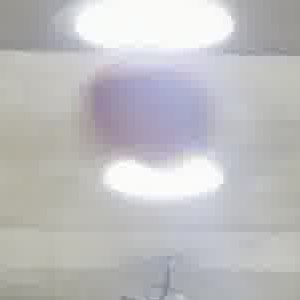
#> input picture src/images/basketball_crop.jpg, 300 x 300 px
$ python assignment02.py
#> lines starting #> are read from the running program, lines starting #| are printed output that depends on the picture; after the words box and inside, x2 and y2 are one past the last pixel; in counts of white or black regions, pixels touching at a corner belong together
import os
import cv2
import numpy as np
import matplotlib.pyplot as plt

# src찾기
image_folder = os.path.join(os.path.dirname(os.path.abspath(__file__)), "..", "src", "images")

# ===== 앞 준비: 농구공 이미지 불러오기 + LAB CLAHE 마스크 (TODO셀 실행하기 위해) =====
lower_basketball_lab = np.array([70, 130, 70])
upper_basketball_lab = np.array([180, 230, 185])

basketball = cv2.imread(os.path.join(image_folder, "basketball_crop.jpg"))
#> basketball is the input picture: shape (300, 300, 3); mean B, G, R 191.8, 190.1, 190.6

basketball_lab = cv2.cvtColor(basketball, cv2.COLOR_BGR2LAB)
#> basketball_lab: shape (300, 300, 3); mean of channels 0, 1, 2 196.5, 128.6, 127.2
l, a, b = cv2.split(basketball_lab)
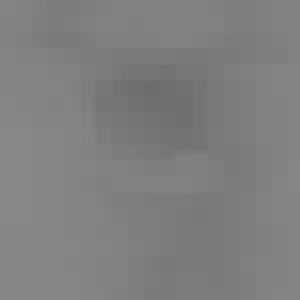
#> b: shape (300, 300); min 109, max 136, mean 127.2

clahe = cv2.createCLAHE(clipLimit=3.0, tileGridSize=(8, 8))
l_clahe_enhanced = clahe.apply(l)
basketball_enhanced_lab = cv2.merge((l_clahe_enhanced, a, b))
#> basketball_enhanced_lab: shape (300, 300, 3); mean of channels 0, 1, 2 182.8, 128.6, 127.2

mask_enhanced = cv2.inRange(basketball_enhanced_lab, lower_basketball_lab, upper_basketball_lab)
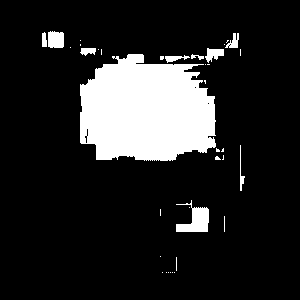
#> mask_enhanced: shape (300, 300); 14.7% white; 37 white regions (27 under 20 px), largest, box (x1, y1, x2, y2) and area: (80, 54, 216, 161) 11671, (176, 200, 209, 232) 560, (48, 31, 64, 48) 253
basketball_enhanced_rgb = cv2.cvtColor(basketball_enhanced_lab, cv2.COLOR_LAB2RGB)

# ===== 과제 셀 =====


# TODO: Morphological operation을 적용하여 최종 binary mask 생성
kernel = cv2.getStructuringElement(cv2.MORPH_ELLIPSE, (5, 5))
ball_mask_opened = cv2.morphologyEx(mask_enhanced, cv2.MORPH_OPEN, kernel)
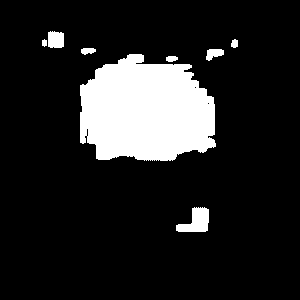
#> ball_mask_opened: shape (300, 300); 14.1% white; 8 white regions

# TODO: Binary mask로 외곽선 검출
contours, _ = cv2.findContours(ball_mask_opened, cv2.RETR_EXTERNAL, cv2.CHAIN_APPROX_SIMPLE)
#> contours = 8 contours; box (x1, y1, x2, y2) and area: (80, 54, 216, 161) 11300, (176, 207, 209, 232) 474, (48, 31, 64, 48) 222, (206, 49, 224, 61) 120, (81, 48, 96, 55) 62, (166, 56, 178, 62) 44, (231, 39, 238, 48) 38, (42, 39, 47, 47) 22

# TODO: 최종 농구공 영역 및 외곽선 선택
largest_contour = max(contours, key=cv2.contourArea)
#> largest_contour = contour of 207 points, box (x1, y1, x2, y2) (80, 54, 216, 161), area 11300

# TODO: 최종 binary mask
final_ball_mask = ball_mask_opened

# Contour 및 외접원을 그릴 원본 이미지 copy
final_img_enhanced = basketball_enhanced_rgb.copy()

if len(contours) > 0:
    # 가장 큰 contour
    largest_contour = max(contours, key=cv2.contourArea)

    # 가장 큰 contour만 채운 binary mask 생성
    largest_mask = np.zeros_like(final_ball_mask)
    cv2.drawContours(
        largest_mask,
        [largest_contour],
        -1,
        255,
        thickness=cv2.FILLED
    )
#> largest_mask: shape (300, 300); 12.8% white; 1 white region, box (x1, y1, x2, y2) and area: (80, 54, 216, 161) 11549

    # 가장 큰 contour만 채운 binary mask를 반투명 빨간색으로 overlay
    mask_color = np.zeros_like(final_img_enhanced)
    mask_color[:, :, 0] = largest_mask
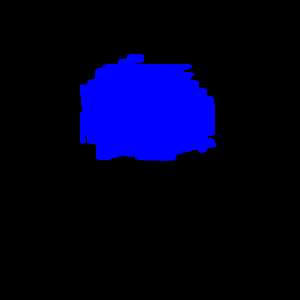
#> mask_color: shape (300, 300, 3); mean of channels 0, 1, 2 32.7, 0, 0; drawn as B, G, R
    alpha = 0.15
    final_img_enhanced = cv2.addWeighted(final_img_enhanced, 1.0, mask_color, alpha, 0)
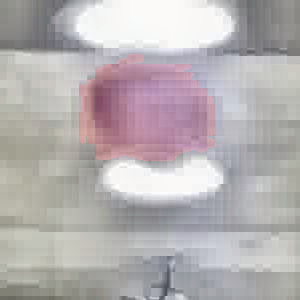
#> final_img_enhanced: shape (300, 300, 3); mean R, G, B 181.3, 175.9, 177.6

    # Contour 그리기 (빨간색 외곽선)
    cv2.drawContours(final_img_enhanced, [largest_contour], -1, (255,0,0), 2)

    # 최소 외접원 중심 및 반지름
    (x, y), radius = cv2.minEnclosingCircle(largest_contour)
#> x = 147.5; y = 115.5; radius = 74.07
    center_circle = (int(x), int(y))
#> center_circle = (147, 115)
    radius = int(radius)
#> radius = 74

    # 파란색 원
    cv2.circle(final_img_enhanced, center_circle, radius, (0,0,255), 3)
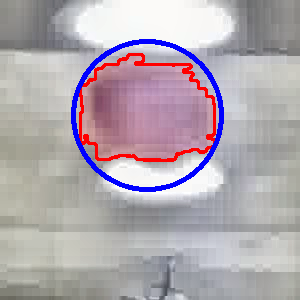
#> final_img_enhanced: shape (300, 300, 3); mean R, G, B 177.1, 167.7, 175.7
    cv2.circle(final_img_enhanced, center_circle, 5, (0,0,255), -1)
#> final_img_enhanced: shape (300, 300, 3); 0.09% of pixels changed, all inside (x1, y1, x2, y2) = (142, 110, 153, 121)

plt.figure(figsize=(16,8))
plt.subplot(1,2,1), plt.imshow(basketball_enhanced_rgb)
plt.subplot(1,2,2), plt.imshow(final_img_enhanced)

for ax in plt.gcf().axes:
    ax.axis("off")
plt.show()

# TODO: 최종 binary mask
final_ball_mask = ball_mask_opened

# Contour 및 무게중심 기준 원을 그릴 원본 이미지 copy
final_img_enhanced = basketball_enhanced_rgb.copy()

if len(contours) > 0:
    # 가장 큰 contour
    largest_contour = max(contours, key=cv2.contourArea)

    # 가장 큰 contour만 채운 binary mask 생성
    largest_mask = np.zeros_like(final_ball_mask)
    cv2.drawContours(
        largest_mask,
        [largest_contour],
        -1,
        255,
        thickness=cv2.FILLED
    )

    # 가장 큰 contour만 채운 binary mask를 반투명 빨간색으로 overlay
    mask_color = np.zeros_like(final_img_enhanced)
    mask_color[:, :, 0] = largest_mask
    alpha = 0.15
    final_img_enhanced = cv2.addWeighted(final_img_enhanced, 1.0, mask_color, alpha, 0)

    # Contour 그리기 (빨간색 외곽선)
    cv2.drawContours(final_img_enhanced, [largest_contour], -1, (255,0,0), 2)

    # Moments를 통해 무게중심 (Centroid) 산출
    M = cv2.moments(largest_contour)
#> M = moments, m00 11300.5, centre m10/m00, m01/m00 = (145.5, 111)

    if M["m00"] != 0:
        cX = int(M["m10"] / M["m00"])
#> cX = 145
        cY = int(M["m01"] / M["m00"])
#> cY = 111
    else:
        cX, cY = 0, 0

    centroid = (cX, cY)
#> centroid = (145, 111)

    # 노란색 무게중심
    cv2.circle(final_img_enhanced, centroid, 5, (255,255,0), -1)

plt.figure(figsize=(16,8))
plt.subplot(1,2,1), plt.imshow(basketball_enhanced_rgb)
plt.subplot(1,2,2), plt.imshow(final_img_enhanced)

for ax in plt.gcf().axes:
    ax.axis("off")
plt.show()

# TODO: 최종 binary mask
final_ball_mask = ball_mask_opened

# Contour 및 무게중심 기준 원을 그릴 원본 이미지 copy
final_img_enhanced = basketball_enhanced_rgb.copy()

if len(contours) > 0:
    # 가장 큰 contour
    largest_contour = max(contours, key=cv2.contourArea)

    # 가장 큰 contour만 채운 binary mask 생성
    largest_mask = np.zeros_like(final_ball_mask)
    cv2.drawContours(
        largest_mask,
        [largest_contour],
        -1,
        255,
        thickness=cv2.FILLED
    )

    # 가장 큰 contour만 채운 binary mask를 반투명 빨간색으로 overlay
    mask_color = np.zeros_like(final_img_enhanced)
    mask_color[:, :, 0] = largest_mask
    alpha = 0.15
    final_img_enhanced = cv2.addWeighted(final_img_enhanced, 1.0, mask_color, alpha, 0)

    # Contour 그리기 (빨간색 외곽선)
    cv2.drawContours(final_img_enhanced, [largest_contour], -1, (255,0,0), 2)

    # 최소 외접원 중심 및 반지름
    (x, y), radius = cv2.minEnclosingCircle(largest_contour)
#> radius = 74.07
    center_circle = (int(x), int(y))
    radius = int(radius)
#> radius = 74

    # Moments를 통해 무게중심 (Centroid) 산출
    M = cv2.moments(largest_contour)

    if M["m00"] != 0:
        cX = int(M["m10"] / M["m00"])
        cY = int(M["m01"] / M["m00"])
    else:
        cX, cY = center_circle

    centroid = (cX, cY)

    # 노란색 무게중심 기반 원
    cv2.circle(final_img_enhanced, centroid, radius, (255,255,0), 3)
    cv2.circle(final_img_enhanced, centroid, 5, (255,255,0), -1)
#> final_img_enhanced: shape (300, 300, 3); mean R, G, B 183.7, 174.4, 169

plt.figure(figsize=(16,8))
plt.subplot(1,2,1), plt.imshow(basketball_enhanced_rgb)
plt.subplot(1,2,2), plt.imshow(final_img_enhanced)

for ax in plt.gcf().axes:
    ax.axis("off")
plt.show()

# TODO: 최종 binary mask
final_ball_mask = ball_mask_opened

# Contour 및 무게중심 기준 원을 그릴 원본 이미지 copy
final_img_enhanced = basketball_enhanced_rgb.copy()

if len(contours) > 0:
    # 가장 큰 contour
    largest_contour = max(contours, key=cv2.contourArea)

    # 가장 큰 contour만 채운 binary mask 생성
    largest_mask = np.zeros_like(final_ball_mask)
    cv2.drawContours(
        largest_mask,
        [largest_contour],
        -1,
        255,
        thickness=cv2.FILLED
    )

    # 가장 큰 contour만 채운 binary mask를 반투명 빨간색으로 overlay
    mask_color = np.zeros_like(final_img_enhanced)
    mask_color[:, :, 0] = largest_mask
    alpha = 0.15
    final_img_enhanced = cv2.addWeighted(final_img_enhanced, 1.0, mask_color, alpha, 0)

    # Contour 그리기 (빨간색 외곽선)
    cv2.drawContours(final_img_enhanced, [largest_contour], -1, (255,0,0), 2)

    # 최소 외접원 중심 및 반지름
    (x, y), radius = cv2.minEnclosingCircle(largest_contour)
#> radius = 74.07
    center_circle = (int(x), int(y))
    radius = int(radius)
#> radius = 74

    # 파란색 최소 외접원
    cv2.circle(final_img_enhanced, center_circle, radius, (0,0,255), 3)
    cv2.circle(final_img_enhanced, center_circle, 5, (0,0,255), -1)

    # Moments를 통해 무게중심 (Centroid) 산출
    M = cv2.moments(largest_contour)

    if M["m00"] != 0:
        cX = int(M["m10"] / M["m00"])
        cY = int(M["m01"] / M["m00"])
    else:
        cX, cY = center_circle

    centroid = (cX, cY)

    # 노란색 무게중심 기반 원
    cv2.circle(final_img_enhanced, centroid, radius, (255,255,0), 3)
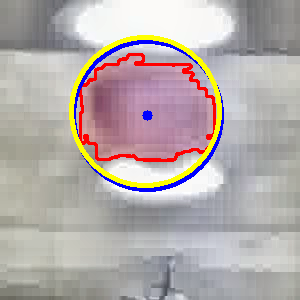
#> final_img_enhanced: shape (300, 300, 3); mean R, G, B 180.2, 171.1, 169.8
    cv2.circle(final_img_enhanced, centroid, 5, (255,255,0), -1)
#> final_img_enhanced: shape (300, 300, 3); 0.09% of pixels changed, all inside (x1, y1, x2, y2) = (140, 106, 151, 117)

plt.figure(figsize=(16,8))
plt.subplot(1,2,1), plt.imshow(basketball_enhanced_rgb)
plt.subplot(1,2,2), plt.imshow(final_img_enhanced)

for ax in plt.gcf().axes:
    ax.axis("off")
plt.show()

$ run again, with src/images/basketball.jpg copied over src/images/basketball_crop.jpg
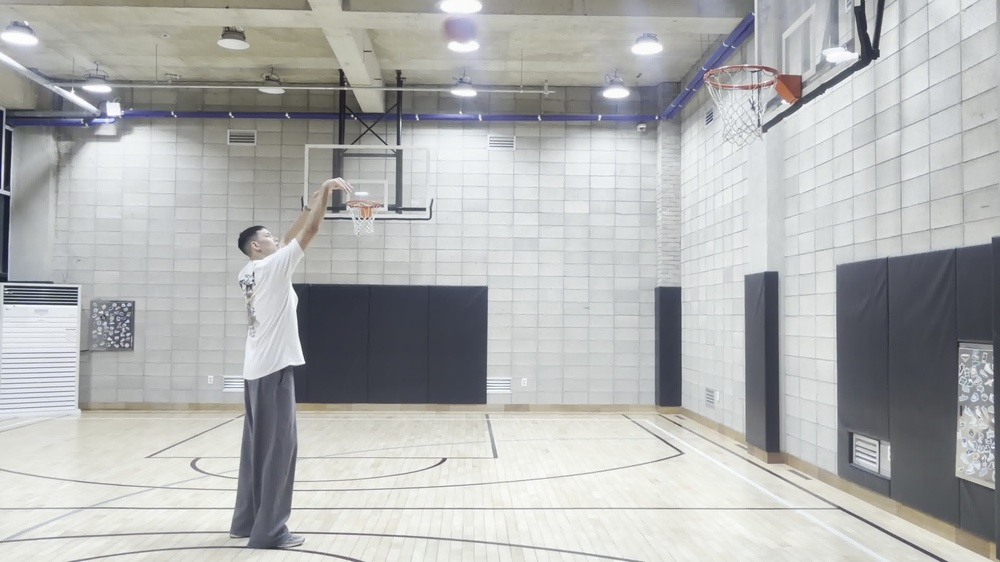
#> input picture src/images/basketball.jpg, 1000 x 562 px, shrunk from 3840 x 2160 before the run
#> basketball is the input picture: shape (562, 1000, 3); mean B, G, R 177.9, 178.6, 177.1
#> basketball_lab: shape (562, 1000, 3); mean of channels 0, 1, 2 183.7, 127.5, 128
#> basketball_enhanced_lab: shape (562, 1000, 3); mean of channels 0, 1, 2 159.3, 127.5, 128
#> `mask_enhanced = cv2.inRange(basketball_enhanced_lab, lower_basketball_..`:
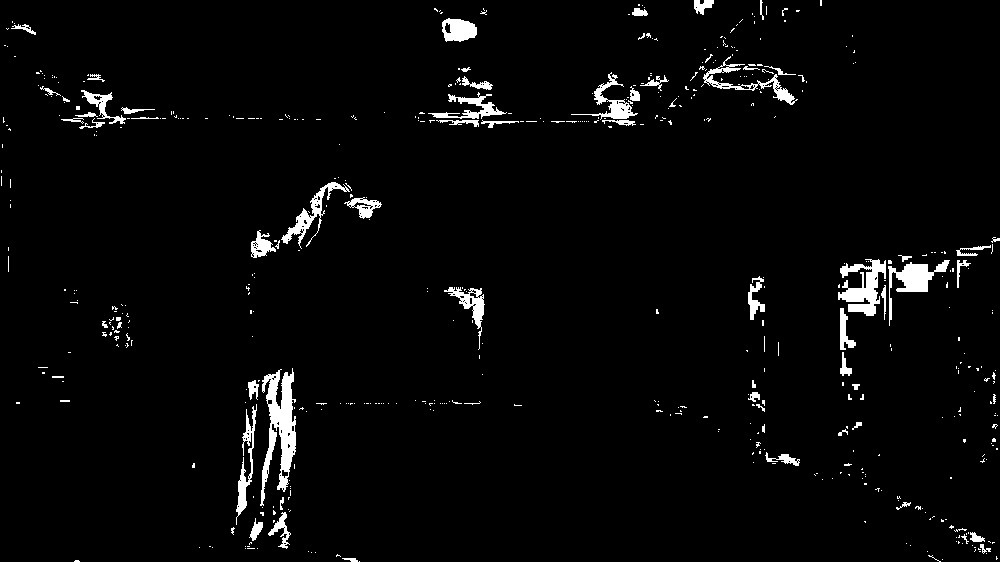
#> mask_enhanced: shape (562, 1000); 3% white; 525 white regions (460 under 20 px), largest, box (x1, y1, x2, y2) and area: (260, 368, 296, 506) 2306, (838, 259, 886, 316) 1384, (888, 260, 950, 326) 1088
#> ball_mask_opened: shape (562, 1000); 1.6% white; 61 white regions (9 under 20 px)
#> contours = 61 contours, 13 with area under 20; largest, box (x1, y1, x2, y2) and area: (266, 375, 296, 472) 1376, (840, 260, 886, 316) 908, (896, 263, 934, 292) 700, (444, 18, 477, 42) 515, (282, 210, 312, 243) 276
#> largest_contour = contour of 138 points, box (x1, y1, x2, y2) (266, 375, 296, 472), area 1376
#> largest_mask: shape (562, 1000); 0.27% white; 1 white region, box (x1, y1, x2, y2) and area: (266, 375, 296, 472) 1527
#> `(x, y), radius = cv2.minEnclosingCircle(largest_contour)`: x = 288; y = 423; radius = 48.07
#> center_circle = (288, 422)
#> `radius = int(radius)`: radius = 48
#> M = moments, m00 1375.5, centre m10/m00, m01/m00 = (283.2, 418.2)
#> cX = 283
#> cY = 418
#> centroid = (283, 418)
#> `(x, y), radius = cv2.minEnclosingCircle(largest_contour)`: radius = 48.07
#> `radius = int(radius)`: radius = 48
#> `(x, y), radius = cv2.minEnclosingCircle(largest_contour)`: radius = 48.07
#> `radius = int(radius)`: radius = 48
#> `cv2.circle(final_img_enhanced, centroid, radius, (255,255,0), 3)`:
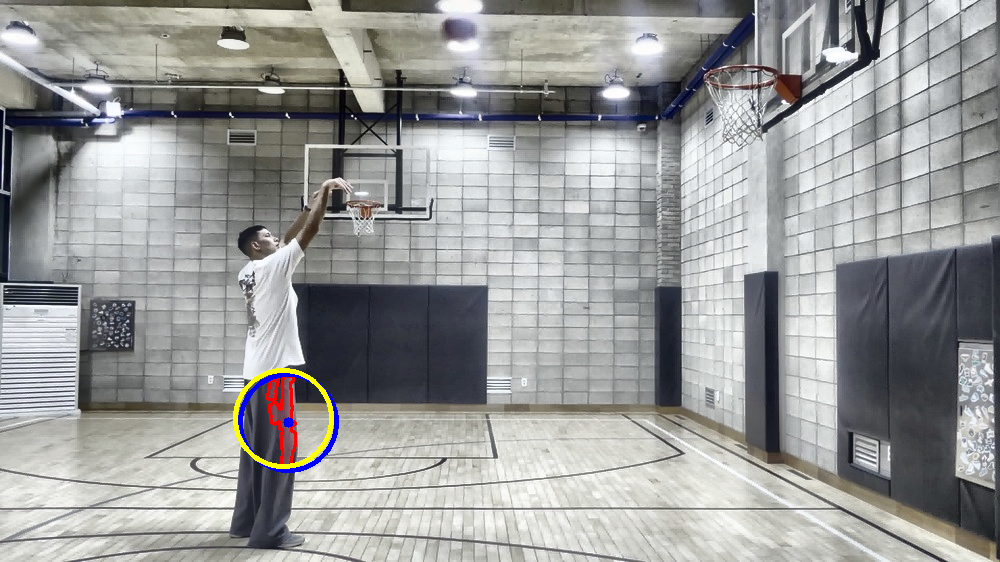
#> final_img_enhanced: shape (562, 1000, 3); mean R, G, B 153, 154, 153.2
